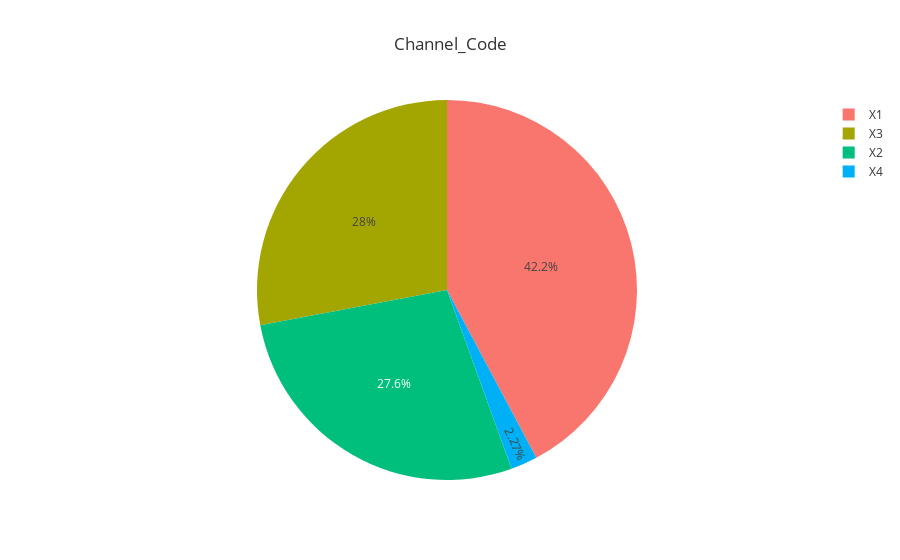

Write notebook code for a chart like this one.
### Code cell
fig = px.pie(train['Channel_Code'].value_counts(), values='Channel_Code', 
             names = train['Channel_Code'].value_counts().index,title = 'Channel_Code',template='ggplot2')
fig.show()

### Figure 1 — Plotly figure (JSON) as saved in the notebook; plotly's stock layout.template omitted (floating-point values rounded to 4 significant figures)
{"data": [{"hovertemplate": "label=%{label}<br>Channel_Code=%{value}", "domain": {"y": [0, 1], "x": [0, 1]}, "legendgroup": "", "name": "", "labels": ["X1", "X3", "X2", "X4"], "showlegend": true, "hoverlabel": {"namelength": 0}, "values": [103718, 68712, 67726, 5569], "type": "pie"}], "layout": {"legend": {"tracegroupgap": 0}, "title": {"text": "Channel_Code"}}}
